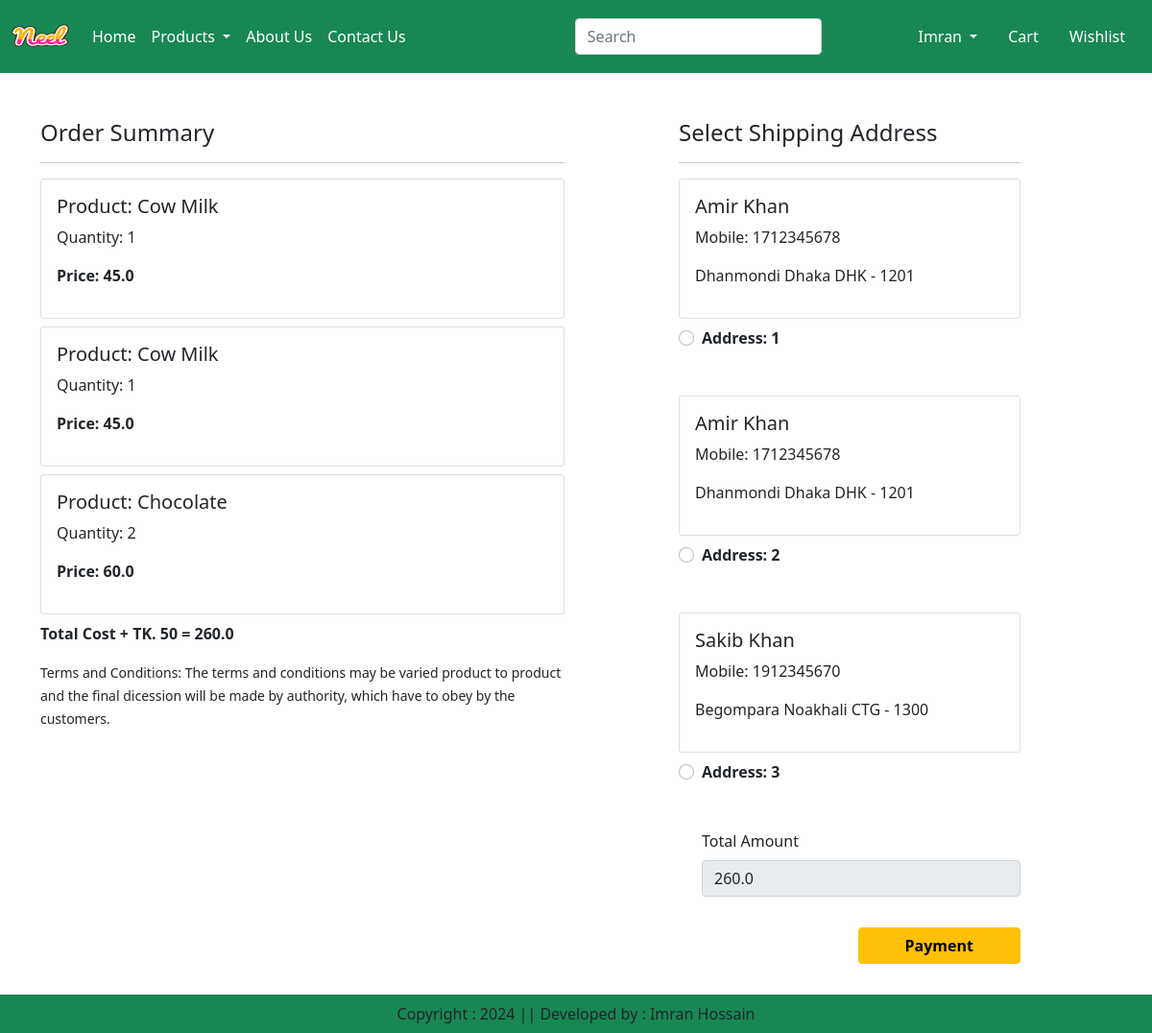
Screenshot of /checkout/ (signed in) with the database file from the repository.
### ecom_app/models.py (models this page shows, shortened)
class Cart(models.Model):
    user = models.ForeignKey(User, on_delete=models.CASCADE)
    product = models.ForeignKey(Product, on_delete=models.CASCADE, default=1)
    quantity = models.PositiveIntegerField(default=1)

class Product(models.Model):
    title = models.CharField(max_length=100)
    selling_price = models.FloatField()
    discounted_price = models.FloatField()
    description = models.TextField()
    composition = models.TextField(default='')
    product_app = models.TextField(default='')
    category = models.CharField(choices=CATEGORY_CHOICES, max_length=2)
    product_img = models.ImageField(upload_to='product')

class Customer(models.Model):
    user = models.ForeignKey(User, on_delete=models.CASCADE)
    name = models.CharField(max_length=200)
    locality = models.CharField(max_length=200)
    city = models.CharField(max_length=60)
    mobile = models.IntegerField(default=0)
    zipcode = models.IntegerField()
    division = models.CharField(choices=DIVI_CHOICES, max_length=100)

### ecom_app/views.py (the view)
# urls.py: path("checkout/", views.checkout.as_view(), name="checkout"),
class checkout(View):
    def get(self, request):
        user = request.user
        add = Customer.objects.filter(user=user)
        cart_items = Cart.objects.filter(user=user)
        famount = 0
        for p in cart_items:
            value = p.quantity * p.product.discounted_price
            famount = famount + value
        totalamount = famount + 50
        return render(request, "ecom_app/checkout.html", locals())

### ecom_app/templates/ecom_app/checkout.html (shortened to what this page needs)
{% extends 'ecom_app/base.html' %}
{% load static %}
{% block main-content %}
    <div class="container">
        <div class="row mt-5">
            <div class="col-sm-6">
                <h4>Order Summary</h4>
                <hr>
                {% for item in cart_items %}
                    <div class="card mb-2">
                        <div class="card-body">
                            <h5>Product: {{item.product.title}}</h5>
                            <p>Quantity: {{item.quantity}}</p>
                            <p class="fw-bold">Price: {{item.product.discounted_price}}</p>
                        </div>
                    </div>
                {% endfor %}
                <p class="fw-bold">Total Cost + TK. 50 = {{totalamount}}</p>
                <small>Terms and Conditions: The terms and conditions may be varied product to product and the final dicession will be made by authority, which have to obey by the customers.</small>
            </div>
            <div class="col-sm-4 offset-sm-1">
                <h4>Select Shipping Address</h4>
                <hr>
                <form method="post" id="myform">
                    {% for ad in add %}
                        <div class="card">
                            <div class="card-body">
                                <h5>{{ad.name}}</h5>
                                <p>Mobile: {{ad.mobile}}</p>
                                <p>{{ad.locality}} {{ad.city}} {{ad.division}} - {{ad.zipcode}}</p>
                            </div>
                        </div>
                        <div class="form-check mt-2 mb-5">
                            <input class="form-check-input" type="radio" name="custid" id="custadd{{forloop.counter}}" value="ad.id">
                            <label class="form-check-label fw-bold" for="custadd{{forloop.counter}}">
                                Address: {{forloop.counter}}
                            </label>
                        </div>
                    {% endfor %}
                    <div class="form-check mb-3">
                        <label for="totalamount" class="form-label">Total Amount</label>
                        <input type="number" class="form-control" name="totalamount" value={{totalamount}} readonly>
                    </div>
                    <div class="text-end">
                        <button id="rzp-button1" type="submit" class="btn btn-warning mt-3 px-5 fw-bold">Payment</button>
                    </div>
                    <br><br><br>
                </form>
            </div>
        </div>
    </div>
{% endblock main-content %}

### rows the page displays
Cart: product "Cow Milk", quantity "1", product.discounted_price "45.0"
Cart: product "Cow Milk", quantity "1", product.discounted_price "45.0"
Cart: product "Chocolate", quantity "2", product.discounted_price "60.0"
Customer: name "Amir Khan", mobile "1712345678", locality "Dhanmondi", city "Dhaka", division "DHK", zipcode "1201"
Customer: name "Amir Khan", mobile "1712345678", locality "Dhanmondi", city "Dhaka", division "DHK", zipcode "1201"
Customer: name "Sakib Khan", mobile "1912345670", locality "Begompara", city "Noakhali", division "CTG", zipcode "1300"

### other values shown
{{ totalamount }} "260.0"
